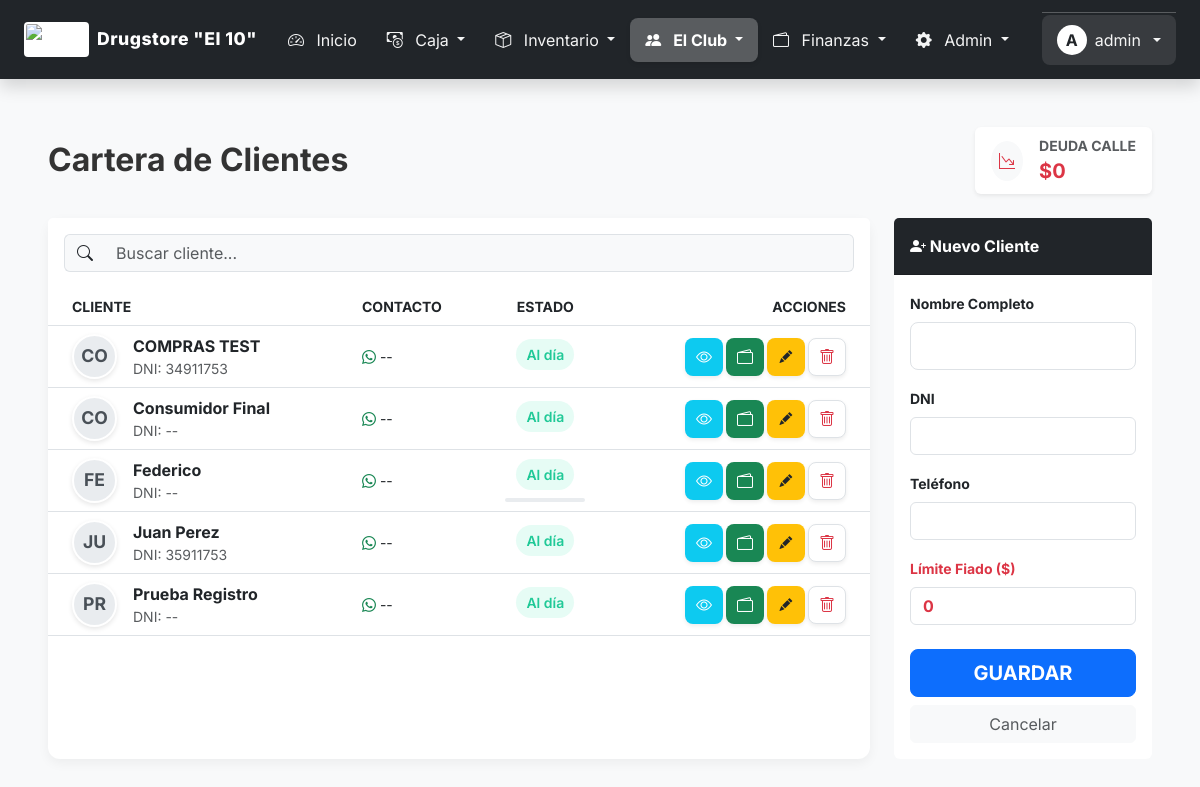
Page /clientes.php (signed in) on the earlier database version.
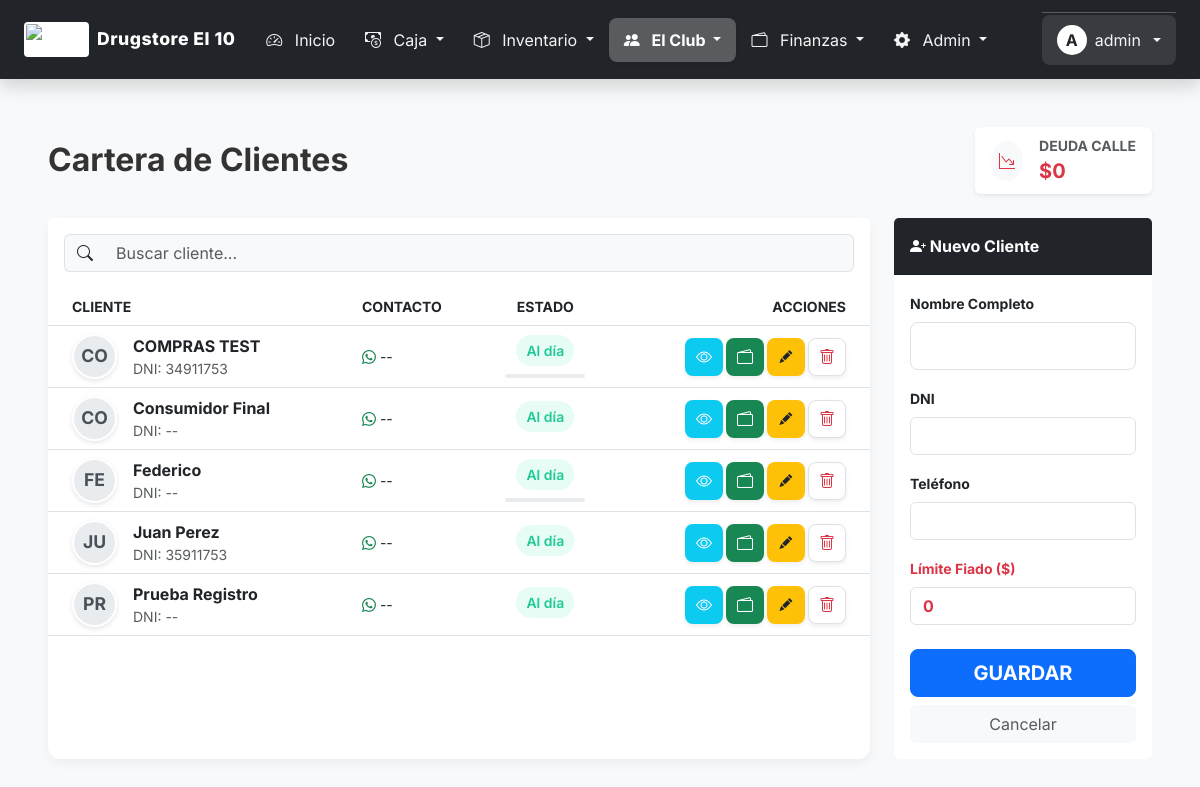
Same page on the later database version.
### tables this page shows
CREATE TABLE `clientes` (
  `id` int(11) NOT NULL,
  `nombre` varchar(100) NOT NULL,
  `dni_cuit` varchar(20) DEFAULT NULL,
  `email` varchar(100) DEFAULT NULL,
  `password` varchar(255) DEFAULT NULL,
  `telefono` varchar(50) DEFAULT NULL,
  `direccion` varchar(255) DEFAULT NULL,
  `foto_perfil` varchar(255) DEFAULT 'default_user.png',
  `fecha_nacimiento` date DEFAULT NULL,
  `recibir_notificaciones` tinyint(1) DEFAULT 1,
  `limite_credito` decimal(12,2) DEFAULT 0.00,
  `saldo_deudor` decimal(12,2) DEFAULT 0.00,
  `puntos_acumulados` int(11) DEFAULT 0,
  `fecha_registro` datetime DEFAULT current_timestamp(),
  `whatsapp` varchar(50) DEFAULT NULL,
  `dni` varchar(20) DEFAULT NULL,
  `saldo_actual` decimal(10,2) DEFAULT 0.00,
  `saldo_favor` decimal(10,2) DEFAULT 0.00
);

### clientes.php (the view, shortened to what the changed rows need)
<?php
$sql = "SELECT c.*,
        (SELECT COALESCE(SUM(monto),0) FROM movimientos_cc WHERE id_cliente = c.id AND tipo = 'debe') -
        (SELECT COALESCE(SUM(monto),0) FROM movimientos_cc WHERE id_cliente = c.id AND tipo = 'haber') as saldo_calculado,
        (SELECT MAX(fecha) FROM ventas WHERE id_cliente = c.id) as ultima_venta_fecha,
        (SELECT COUNT(*) FROM ventas WHERE id_cliente = c.id) as total_compras_cant
        FROM clientes c
        ORDER BY c.nombre ASC";
$clientes = $conexion->query($sql)->fetchAll(PDO::FETCH_ASSOC);
?>
<!DOCTYPE html>
<html lang="es">
<head>
    <link href="https://cdn.jsdelivr.net/npm/bootstrap@5.3.0/dist/css/bootstrap.min.css" rel="stylesheet">
    <link rel="stylesheet" href="https://cdn.jsdelivr.net/npm/bootstrap-icons@1.10.0/font/bootstrap-icons.css">
</head>
<body>
    <?php
    if(file_exists('menu.php')) include 'menu.php';
    elseif(file_exists('includes/menu.php')) include 'includes/menu.php';
    ?>
    <div class="container-fluid py-4 px-md-5">
        <div class="row mb-4">
            <div class="col-12">
                <div class="d-flex justify-content-between align-items-center flex-wrap gap-3">
                    <div>
                        <h2 class="fw-bold mb-0">Cartera de Clientes</h2>
                    </div>
                </div>
            </div>
        </div>
        <div class="row g-4">
            <div class="col-md-8 col-lg-9 order-2 order-md-1">
                <div class="card card-custom h-100">
                    <div class="card-body p-0">
                        <div class="table-responsive">
                            <table class="table table-hover align-middle mb-0" id="tablaClientes">
                                <thead class="bg-light text-secondary small text-uppercase">
                                    <tr>
                                        <th class="ps-4">Cliente</th>
                                        <th class="d-none d-md-table-cell">Contacto</th>
                                        <th class="text-center">Estado</th>
                                        <th class="text-end pe-4">Acciones</th>
                                    </tr>
                                </thead>
                                <tbody>
                                    <?php if(count($clientes) > 0): ?>
                                        <?php foreach($clientes as $c):
                                            $iniciales = strtoupper(substr($c['nombre'], 0, 2));
                                            $deuda = $c['saldo_calculado'];
                                            $limite = $c['limite_credito'];
                                            $colorDeuda = ($deuda > 0) ? 'badge-deuda' : 'badge-aldia';
                                            $textoDeuda = ($deuda > 0) ? 'Debe $'.number_format($deuda,0,',','.') : 'Al día';
                                        ?>
                                        <tr class="cliente-row">
                                            <td class="ps-4">
                                                <div class="d-flex align-items-center">
                                                    <div class="avatar-circle me-3"><?php echo $iniciales; ?></div>
                                                    <div>
                                                        <div class="fw-bold text-dark nombre-cliente"><?php echo $c['nombre']; ?></div>
                                                        <small class="text-muted d-none d-md-block dni-cliente">DNI: <?php echo $c['dni'] ?: '--'; ?></small>
                                                    </div>
                                                </div>
                                            </td>
                                            <td class="d-none d-md-table-cell">
                                                <div class="small"><i class="bi bi-whatsapp text-success"></i> <?php echo $c['telefono'] ?: '--'; ?></div>
                                            </td>
                                            <td class="text-center">
                                                <span class="<?php echo $colorDeuda; ?> small mb-1 d-inline-block"><?php echo $textoDeuda; ?></span>
                                                <?php if($limite > 0): ?>
                                                    <div class="progress mt-1" style="height: 4px; width: 80px; margin: 0 auto;">
                                                    </div>
                                                <?php endif; ?>
                                            </td>
                                            <td class="text-end pe-4">
                                                <div class="d-flex justify-content-end">
                                                    <button class="btn-icon bg-info text-white shadow-sm" onclick="verResumen(<?php echo $c['id']; ?>)">
                                                        <i class="bi bi-eye"></i>
                                                    </button>
                                                    <a href="cuenta_cliente.php?id=<?php echo $c['id']; ?>" class="btn-icon bg-success text-white shadow-sm">
                                                        <i class="bi bi-wallet2"></i>
                                                    </a>
                                                    <button class="btn-icon bg-warning text-dark shadow-sm"
                                                        onclick="editar(<?php echo $c['id']; ?>)">
                                                        <i class="bi bi-pencil-fill" style="font-size: 0.8rem;"></i>
                                                    </button>
                                                    <a href="clientes.php?borrar=<?php echo $c['id']; ?>" class="btn-icon bg-white text-danger border shadow-sm" onclick="return confirm('¿Borrar?');">
                                                        <i class="bi bi-trash"></i>
                                                    </a>
                                                </div>
                                            </td>
                                        </tr>
                                        <?php endforeach; ?>
                                    <?php else: ?>
                                        <tr><td colspan="4" class="text-center py-5 text-muted">Sin clientes.</td></tr>
                                    <?php endif; ?>
                                </tbody>
                            </table>
                        </div>
                    </div>
                </div>
            </div>
        </div>
    </div>
</body>
</html>

### menu.php (shortened to what the changed rows need)
<?php
$nombre_negocio = 'SISTEMA KIOSCO';
$logo_url = '';
if (isset($conexion)) {
    try {
        $stmt = $conexion->query("SELECT * FROM configuracion WHERE id=1");
        if ($stmt) {
            $conf = $stmt->fetch(PDO::FETCH_ASSOC);
            $conf = (is_object($conf)) ? (array)$conf : $conf;
            if ($conf) {
                $nombre_negocio = $conf['nombre_negocio'] ?? $nombre_negocio;
                $logo_url = $conf['logo_url'] ?? $logo_url;
            }
        }
    } catch (Exception $e) { }
}
$rol = $_SESSION['rol'] ?? 3;
$pagina = basename($_SERVER['PHP_SELF']);
?>
<nav class="navbar navbar-expand-lg navbar-dark navbar-custom sticky-top mb-4 shadow">
    <div class="container-fluid px-3 px-lg-4"> <a class="navbar-brand d-flex align-items-center" href="dashboard.php">
            <?php if(!empty($logo_url)): ?>
                <img src="<?php echo $logo_url; ?>" class="logo-menu" alt="Logo">
            <?php else: ?>
                <i class="bi bi-shop-window me-2 fs-4"></i>
            <?php endif; ?>
            <span><?php echo $nombre_negocio; ?></span>
        </a>
        <div class="collapse navbar-collapse mt-3 mt-lg-0" id="menuGlobal">
            <ul class="navbar-nav me-auto mb-2 mb-lg-0">
                <li class="nav-item">
                    <a class="nav-link <?php echo $pagina=='dashboard.php'?'active':'';?>" href="dashboard.php">
                        <i class="bi bi-speedometer2 me-2"></i> Inicio
                    </a>
                </li>
                <li class="nav-item dropdown">
                    <a class="nav-link dropdown-toggle <?php echo in_array($pagina, ['ventas.php','cierre_caja.php','devoluciones.php'])?'active':'';?>" href="#" role="button" data-bs-toggle="dropdown">
                        <i class="bi bi-cash-coin me-2"></i> Caja
                    </a>
                </li>
                <li class="nav-item dropdown">
                    <a class="nav-link dropdown-toggle <?php echo in_array($pagina, ['productos.php','proveedores.php','bienes_uso.php'])?'active':'';?>" href="#" role="button" data-bs-toggle="dropdown">
                        <i class="bi bi-box-seam me-2"></i> Inventario
                    </a>
                </li>
                <li class="nav-item dropdown">
                    <a class="nav-link dropdown-toggle <?php echo in_array($pagina, ['clientes.php','canje_puntos.php','ver_encuestas.php'])?'active':'';?>" href="#" role="button" data-bs-toggle="dropdown">
                        <i class="bi bi-people-fill me-2"></i> El Club
                    </a>
                </li>
                <?php if($rol <= 2): ?>
                <li class="nav-item dropdown">
                    <a class="nav-link dropdown-toggle <?php echo in_array($pagina, ['gastos.php','mermas.php','precios_masivos.php','gestionar_cupones.php', 'admin_revista.php'])?'active':'';?>" href="#" role="button" data-bs-toggle="dropdown">
                        <i class="bi bi-wallet2 me-2"></i> Finanzas
                    </a>
                </li>
                <li class="nav-item dropdown">
                    <a class="nav-link dropdown-toggle <?php echo in_array($pagina, ['reportes.php','configuracion.php','usuarios.php','roles.php'])?'active':'';?>" href="#" role="button" data-bs-toggle="dropdown">
                        <i class="bi bi-gear-fill me-2"></i> Admin
                    </a>
                </li>
                <?php endif; ?>
            </ul>
            <ul class="navbar-nav ms-auto align-items-center mt-3 mt-lg-0 border-top border-lg-0 pt-3 pt-lg-0 border-white border-opacity-25">
                <li class="nav-item dropdown">
                    <a class="nav-link dropdown-toggle d-flex align-items-center gap-2 px-3 py-2 rounded-3" href="#" role="button" data-bs-toggle="dropdown" style="background: rgba(255,255,255,0.1);">
                        <div class="rounded-circle bg-white text-dark d-flex align-items-center justify-content-center" style="width: 30px; height: 30px; font-weight: bold;">
                             <?php echo strtoupper(substr($_SESSION['usuario'] ?? 'U', 0, 1)); ?>
                        </div>
                        <span class="d-lg-inline"><?php echo $_SESSION['usuario'] ?? 'Usuario'; ?></span>
                    </a>
                </li>
            </ul>
        </div>
    </div>
</nav>

Differences in the rows shown:
changed clientes "COMPRAS TEST": limite_credito 0 → 50000 (drawn)
Other differences:
$nombre_negocio: "Drugstore \"El 10\"" → "Drugstore El 10"
